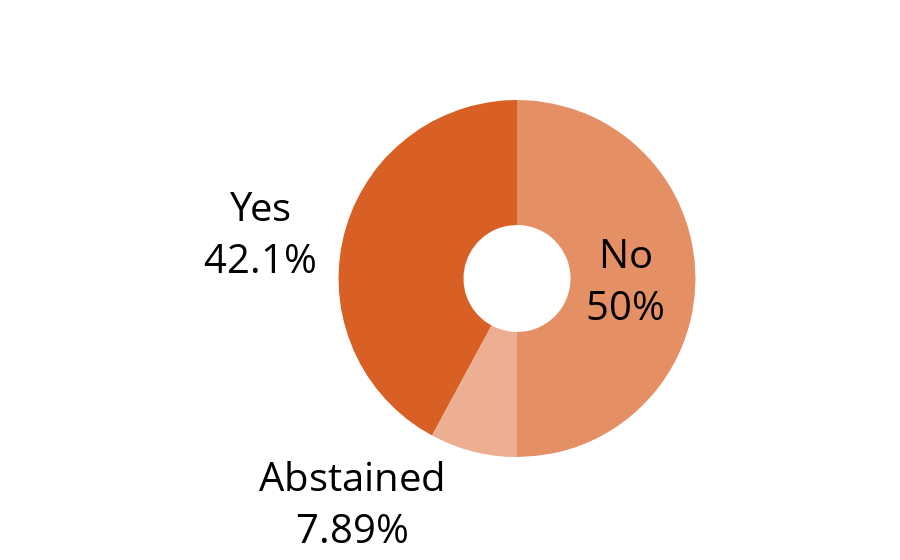

The notebook cell this image was saved under:
### Markdown cell above
# Slide 3 -  When did you first drink & Did you do something you regret while drinking?

### Code cell
labels = ['Yes', 'No', 'Abstained']
values = [42.11, 50.00, 7.89]
colors = ['rgb(217,96,37)', 'rgb(229,143,101)', 'rgb(236,175,145)']
fig = go.Figure(data=[go.Pie(labels=labels, values=values, textinfo='label+percent', textfont_size=40,
                             insidetextorientation='radial', marker_colors=colors, textfont_color='#000000', hole=.3
                            )])
fig.update(layout_showlegend=False)
iplot(fig)
fig.write_image("presentationImages/SOCIAL_S3_DrinkingRegret_MonoColors.png", width=800, height=800)

### Figure 1 — Plotly figure (JSON) as saved in the notebook; plotly's stock layout.template omitted (floating-point values rounded to 4 significant figures)
{"data": [{"hole": 0.3, "insidetextorientation": "radial", "labels": ["Yes", "No", "Abstained"], "marker": {"colors": ["rgb(217,96,37)", "rgb(229,143,101)", "rgb(236,175,145)"]}, "textfont": {"color": "#000000", "size": 40}, "textinfo": "label+percent", "type": "pie", "values": [42.11, 50, 7.89]}], "layout": {"showlegend": false}}
